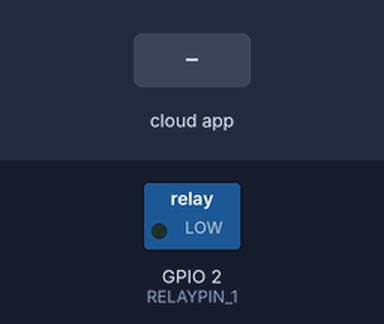
A sketch run on a simulated ESP8266 (NodeMCU). Shown: switched loads named in the sketch (green lamp = pin HIGH). The test bench sets the inputs (shaded band). WiFi joins after 1.5 s; servers stay silent unless stated; what the sketch prints to the serial monitor is not drawn.

Above: at 2.7 s.
2.8 s: the phone or cloud app sets 6981c0597e0883bc2697aa3d to 0
At 4.0 s:
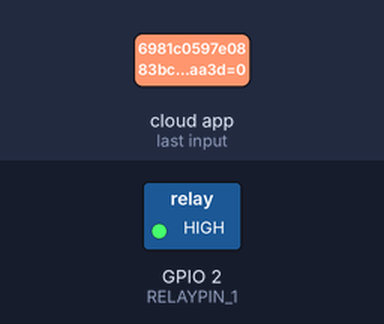
4.3 s: the phone or cloud app sets 6981c0597e0883bc2697aa3d to 1
At 5.3 s:
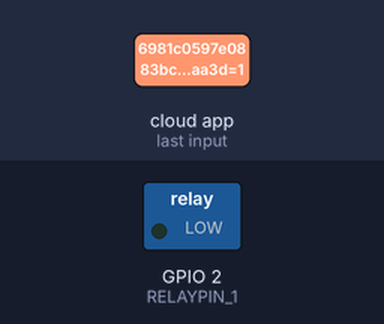
Timing chart, 0 to 7.3 s (numbered marks = the images above; inputs shaded):
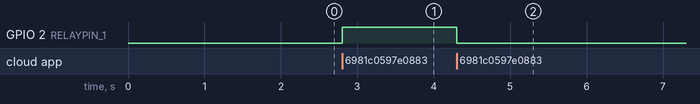

Measured:
- after the input at 2.8 s, GPIO 2 (RELAYPIN_1): LOW → HIGH at once
- after the input at 4.3 s, GPIO 2 (RELAYPIN_1): HIGH → LOW at once

The sketch:

sinricpro_alexa_voice_command.ino
```cpp
/*
 * Simple example for how to use multiple SinricPro Switch device:
 * - setup 4 switch devices
 * - handle request using multiple callbacks
 *
 * If you encounter any issues:
 * - check the readme.md at https://github.com/sinricpro/esp8266-esp32-sdk/blob/master/README.md
 * - ensure all dependent libraries are installed
 *   - see https://github.com/sinricpro/esp8266-esp32-sdk/blob/master/README.md#arduinoide
 *   - see https://github.com/sinricpro/esp8266-esp32-sdk/blob/master/README.md#dependencies
 * - open serial monitor and check whats happening
 * - check full user documentation at https://sinricpro.github.io/esp8266-esp32-sdk
 * - visit https://github.com/sinricpro/esp8266-esp32-sdk/issues and check for existing issues or open a new one
 */


#ifdef ENABLE_DEBUG
   #define DEBUG_ESP_PORT Serial
   #define NODEBUG_WEBSOCKETS
   #define NDEBUG
#endif

#include <Arduino.h>
#if defined(ESP8266)
  #include <ESP8266WiFi.h>
#elif defined(ESP32) || defined(ARDUINO_ARCH_RP2040)
  #include <WiFi.h>
#endif

#include "SinricPro.h"
#include "SinricProSwitch.h"

#define WIFI_SSID         "GSP-STUDENT"
#define WIFI_PASS         "65@Ssr#b5"
#define APP_KEY           "9d309c7e-ea62-4822-a27f-cdf229cb3dd5"
#define APP_SECRET        "1f1e566f-babd-4bf6-80db-9fc186b72060-52337123-8c68-4bec-8c4b-3184ad504bb0"

#define SWITCH_ID_1       "6981c0597e0883bc2697aa3d"
#define RELAYPIN_1        2

#define BAUD_RATE         115200                // Change baudrate to your need

bool onPowerState1(const String &deviceId, bool &state) {
 Serial.printf("Device 1 turned %s", state?"on":"off");
 digitalWrite(RELAYPIN_1, state ? LOW:HIGH);
 return true; // request handled properly
}

// setup function for WiFi connection
void setupWiFi() {
  Serial.printf("\r\n[Wifi]: Connecting");

  #if defined(ESP8266)
    WiFi.setSleepMode(WIFI_NONE_SLEEP);
    WiFi.setAutoReconnect(true);
  #elif defined(ESP32)
    WiFi.setSleep(false);
    WiFi.setAutoReconnect(true);
  #endif

  WiFi.begin(WIFI_SSID, WIFI_PASS);

  while (WiFi.status() != WL_CONNECTED) {
    Serial.printf(".");
    delay(250);
  }

  Serial.printf("connected!\r\n[WiFi]: IP-Address is %s\r\n", WiFi.localIP().toString().c_str());
}

// setup function for SinricPro
void setupSinricPro() {
  // add devices and callbacks to SinricPro
  pinMode(RELAYPIN_1, OUTPUT);

  SinricProSwitch& mySwitch1 = SinricPro[SWITCH_ID_1];
  mySwitch1.onPowerState(onPowerState1);


  // setup SinricPro
  SinricPro.onConnected([](){ Serial.printf("Connected to SinricPro\r\n"); });
  SinricPro.onDisconnected([](){ Serial.printf("Disconnected from SinricPro\r\n"); });
  SinricPro.begin(APP_KEY, APP_SECRET);
}

// main setup function
void setup() {
  Serial.begin(BAUD_RATE); Serial.printf("\r\n\r\n");
  setupWiFi();
  setupSinricPro();
}

void loop() {
  SinricPro.handle();
}
```
